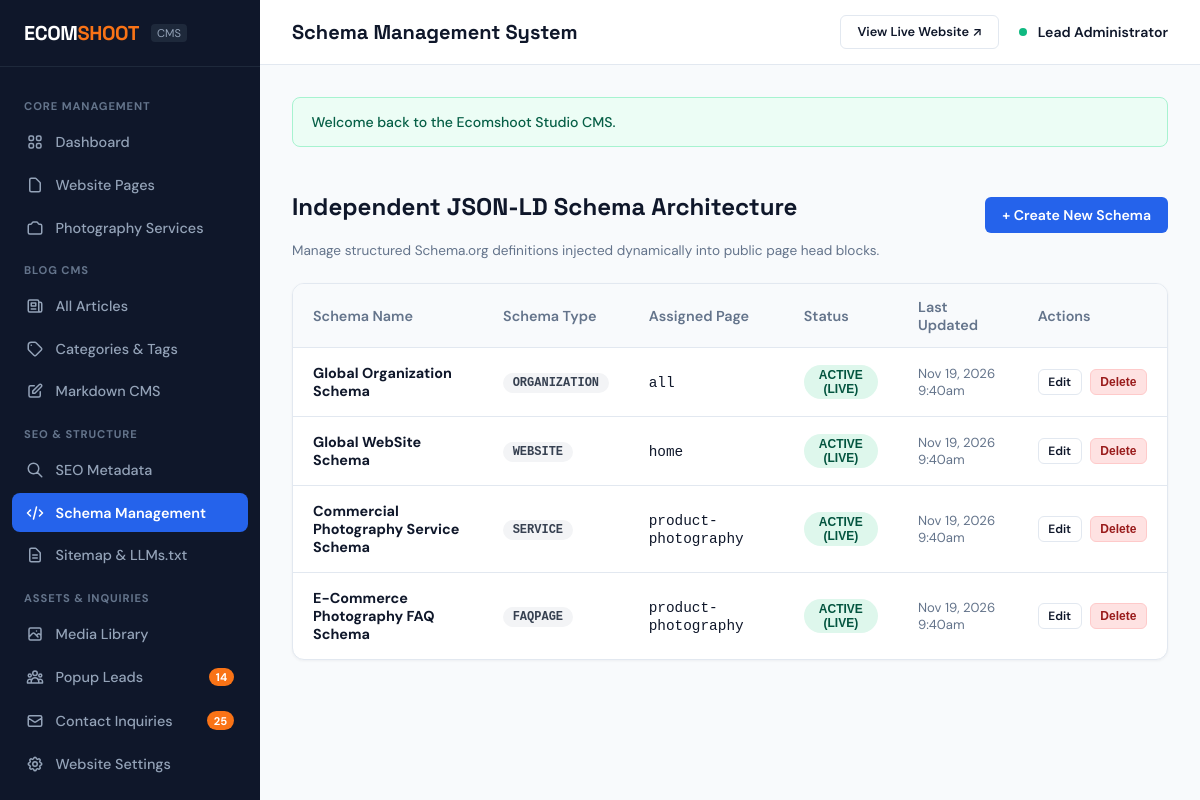
/admin/schemas.php (signed in), run on the app's committed database.
### tables this page shows
CREATE TABLE `schemas` (
  `id` INT AUTO_INCREMENT PRIMARY KEY,
  `name` VARCHAR(150) NOT NULL,
  `schema_type` VARCHAR(100) NOT NULL,
  `page_identifier` VARCHAR(100) NOT NULL DEFAULT 'all',
  `schema_json` LONGTEXT NOT NULL,
  `is_active` TINYINT(1) DEFAULT 1,
  `created_at` TIMESTAMP DEFAULT CURRENT_TIMESTAMP,
  `updated_at` TIMESTAMP DEFAULT CURRENT_TIMESTAMP ON UPDATE CURRENT_TIMESTAMP
);

### config/config.php (called while the page is built, shortened)
<?php
function e(?string $string): string {
    return htmlspecialchars($string ?? '', ENT_QUOTES, 'UTF-8');
}
function url(string $path = ''): string {
    $cleanPath = ltrim($path, '/');
    $cleanPath = preg_replace('/\.php$/i', '', $cleanPath);
    return BASE_URL . ($cleanPath ? '/' . $cleanPath : '');
}

### admin/schemas.php (the view, shortened to what this page needs)
<?php
require_once __DIR__ . '/../config/config.php';
$db = Database::getInstance()->getConnection();
$schemas = $db->query("SELECT * FROM `schemas` ORDER BY id ASC")->fetchAll(PDO::FETCH_ASSOC);
require_once __DIR__ . '/includes/header.php';
?>
<div style="display: flex; justify-content: space-between; align-items: center; margin-bottom: 1.5rem;">
  <div>
    <h2>Independent JSON-LD Schema Architecture</h2>
    <div style="font-size: 0.85rem; color: var(--admin-text-muted);">Manage structured Schema.org definitions injected dynamically into public page head blocks.</div>
  </div>
  <a href="<?= url('admin/schema-edit.php') ?>" class="btn-admin btn-admin-primary">+ Create New Schema</a>
</div>
<div class="admin-card">
  <div class="admin-card-body" style="padding: 0;">
    <table class="admin-table">
      <thead>
        <tr>
          <th>Schema Name</th>
          <th>Schema Type</th>
          <th>Assigned Page</th>
          <th>Status</th>
          <th>Last Updated</th>
          <th>Actions</th>
        </tr>
      </thead>
      <tbody>
        <?php foreach ($schemas as $s): ?>
          <tr>
            <td style="font-weight: 700;">
              <?= e($s['name']) ?>
            </td>
            <td><span class="status-pill status-draft" style="font-family: monospace;"><?= e($s['schema_type']) ?></span></td>
            <td><code><?= e($s['page_identifier']) ?></code></td>
            <td>
              <form action="<?= url('admin/schemas.php?toggle=' . $s['id']) ?>" method="POST" style="display:inline;">
                <button type="submit" class="status-pill status-<?= ($s['is_active'] ? 'active' : 'inactive') ?>" style="cursor: pointer; border: none;">
                  <?= ($s['is_active'] ? 'Active (Live)' : 'Disabled') ?>
                </button>
              </form>
            </td>
            <td style="font-size: 0.82rem; color: var(--admin-text-muted);"><?= date('M j, Y g:ia', strtotime($s['updated_at'])) ?></td>
            <td>
              <div style="display: flex; gap: 0.5rem;">
                <a href="<?= url('admin/schema-edit.php?id=' . $s['id']) ?>" class="btn-admin btn-admin-outline" style="font-size: 0.75rem; padding: 0.3rem 0.6rem;">Edit</a>
                <form action="<?= url('admin/schemas.php?delete=' . $s['id']) ?>" method="POST" onsubmit="return confirm('Permanently delete this schema definition?');" style="display:inline;">
                  <button type="submit" class="btn-admin btn-admin-danger" style="font-size: 0.75rem; padding: 0.3rem 0.6rem;">Delete</button>
                </form>
              </div>
            </td>
          </tr>
        <?php endforeach; ?>
      </tbody>
    </table>
  </div>
</div>
<?php require_once __DIR__ . '/includes/footer.php'; ?>

### assets/css/admin.css (style rules this page uses)
:root { --admin-sidebar-width: 260px; --admin-header-height: 65px; --admin-bg: #F8FAFC; --admin-sidebar-bg: #0F172A; --admin-sidebar-hover: #1E293B; --admin-card-bg: #FFFFFF; --admin-border: #E2E8F0; --admin-text-main: #0F172A; --admin-text-muted: #64748B; --admin-primary: #2563EB; --admin-primary-hover: #1D4ED8; --admin-coral: #F97316; --admin-success: #10B981; --admin-danger: #EF4444; --admin-warning: #F59E0B; }
.admin-body h1, .admin-body h2, .admin-body h3, .admin-body h4, .admin-body h5, .admin-body h6, .admin-login-body h1, .admin-login-body h2, .admin-login-body h3, .admin-login-body h4, .admin-login-body h5, .admin-login-body h6 { color: var(--admin-text-main); font-family: 'Space Grotesk', -apple-system, sans-serif; font-weight: 700; }
body.admin-body { background-color: var(--admin-bg); color: var(--admin-text-main); font-family: 'DM Sans', -apple-system, BlinkMacSystemFont, sans-serif; margin: 0; display: flex; min-height: 100vh; }
.admin-card { background-color: var(--admin-card-bg); border: 1px solid var(--admin-border); border-radius: 12px; overflow: hidden; box-shadow: 0 1px 3px rgba(15, 23, 42, 0.05); margin-bottom: 2rem; }
.admin-card-body { padding: 1.5rem; }
.admin-table { width: 100%; border-collapse: collapse; text-align: left; font-size: 0.9rem; }
.admin-table th { background-color: #F8FAFC; padding: 0.85rem 1.25rem; font-weight: 600; color: var(--admin-text-muted); border-bottom: 1px solid var(--admin-border); }
.admin-table td { padding: 1rem 1.25rem; border-bottom: 1px solid var(--admin-border); vertical-align: middle; }
.admin-table tr:last-child td { border-bottom: none; }
.status-pill { display: inline-block; font-size: 0.75rem; font-weight: 700; padding: 0.2rem 0.6rem; border-radius: 9999px; text-transform: uppercase; }
.status-published, .status-active, .status-converted { background-color: #DEF7EC; color: #03543F; }
.status-draft, .status-inactive { background-color: #F3F4F6; color: #374151; }
.btn-admin { display: inline-flex; align-items: center; gap: 0.4rem; padding: 0.55rem 1rem; font-size: 0.88rem; font-weight: 600; border-radius: 6px; border: 1px solid transparent; cursor: pointer; text-decoration: none; line-height: 1.2; }
.btn-admin-primary { background-color: var(--admin-primary); color: #FFFFFF; }
.btn-admin-danger { background-color: #FEE2E2; color: #991B1B; border-color: #FECACA; }
.btn-admin-outline { background-color: #FFFFFF; border-color: var(--admin-border); color: var(--admin-text-main); }

### data on the page
schemas: name "Global Organization Schema", schema_type "ORGANIZATION", page_identifier "all", is_active "ACTIVE (LIVE)", updated_at "Nov 19, 2026 9:40am"
schemas: name "Global WebSite Schema", schema_type "WEBSITE", page_identifier "home", is_active "ACTIVE (LIVE)", updated_at "Nov 19, 2026 9:40am"
schemas: name "Commercial Photography Service Schema", schema_type "SERVICE", page_identifier "product-photography", is_active "ACTIVE (LIVE)", updated_at "Nov 19, 2026 9:40am"
schemas: name "E-Commerce Photography FAQ Schema", schema_type "FAQPAGE", page_identifier "product-photography", is_active "ACTIVE (LIVE)", updated_at "Nov 19, 2026 9:40am"

### other printed values
$newLeadsCount "14"
$unreadCount "25"
$adminTitle "Schema Management System"
$currentAdmin['name'] "Lead Administrator"
$flash['message'] "Welcome back to the Ecomshoot Studio CMS."
